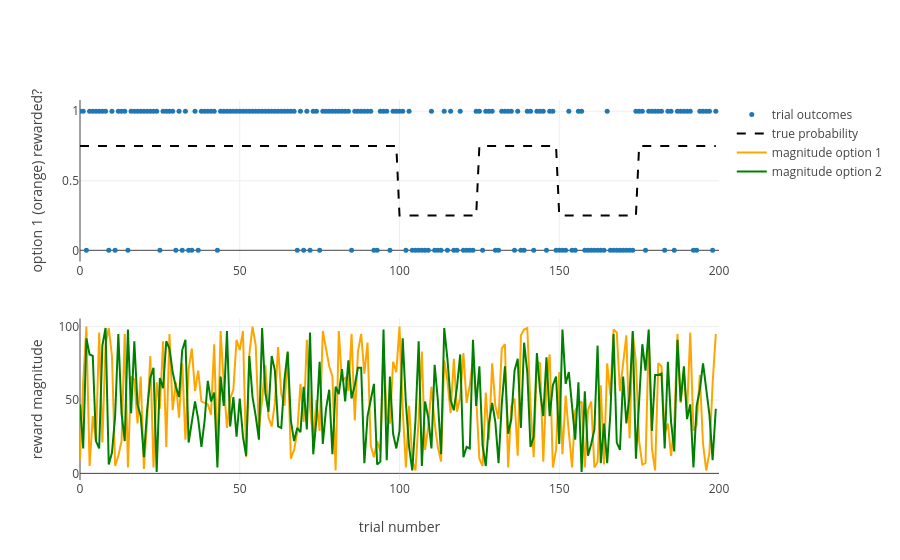

The notebook cell saved with this chart:
### Markdown cell above
## Generate and plot a schedule

### Code cell
def generate_schedule(trueProbability, rng = rng):
  '''
  Returns if option 1 (True) or option 2 (False) is rewarded on a trial, and the
  reward magnitudes on that trial.

    Parameters:
        trueProbability(float array): The probability with which option 1 is
          rewarded on each trial

    Returns:
        opt1rewarded(int array): 1 if option 1 is rewarded on a trial, 0 if
          option 2 is rewarded on a trial
        magOpt1(int array): reward points between 1 and 100 for option 1 on each
          trial
        magOpt2(int array): reward points between 1 and 100 for option 2 on each
           trial
  '''
  # We'll simulate whether opt 1 was rewarded on every trial. For each trial, we
  # generate a random number between 0 and 1. The trial is rewarded if that
  # number is smaller than trueProbability, and unrewarded otherwise.
  # The reward magnitudes are integers between 1 and 100.
  opt1Rewarded = (rng.random(len(trueProbability)) < trueProbability).astype(int)
  magOpt1 = rng.integers(1,101,len(trueProbability))
  magOpt2 = rng.integers(1,101,len(trueProbability))
  return opt1Rewarded, magOpt1, magOpt2


# true underlying reward probabilites on each trial
trueProbability = np.concatenate((np.ones(100, dtype = float)*0.75,
                                  np.ones(25,  dtype = float)*0.25,
                                  np.ones(25,  dtype = float)*0.75,
                                  np.ones(25,  dtype = float)*0.25,
                                  np.ones(25,  dtype = float)*0.75))

# generate a schedule
opt1Rewarded, magOpt1, magOpt2 = generate_schedule(trueProbability)

# plot it
plotting.plot_schedule(opt1Rewarded, trueProbability, magOpt1, magOpt2)

### Figure 1 — Plotly figure (JSON) as saved in the notebook; plotly's stock layout.template omitted (floating-point values rounded to 4 significant figures; data arrays with more than 128 entries replaced by an {"elided": "..."} marker saying what was removed)
{"data": [{"marker": {"size": 5}, "mode": "markers", "name": "trial outcomes", "type": "scatter", "x": {"elided": "200 int values"}, "y": {"elided": "200 int values"}}, {"line": {"color": "black", "dash": "dash"}, "mode": "lines", "name": "true probability", "type": "scatter", "x": {"elided": "200 int values"}, "y": {"elided": "200 float values"}}, {"line": {"color": "orange"}, "mode": "lines", "name": "magnitude option 1", "type": "scatter", "x": {"elided": "200 int values"}, "xaxis": "x2", "y": {"elided": "200 int values"}, "yaxis": "y2"}, {"line": {"color": "green"}, "mode": "lines", "name": "magnitude option 2", "type": "scatter", "x": {"elided": "200 int values"}, "xaxis": "x2", "y": {"elided": "200 int values"}, "yaxis": "y2"}], "layout": {"xaxis": {"anchor": "y", "domain": [0, 1], "range": [0, 200], "title": {"text": ""}}, "xaxis2": {"anchor": "y2", "domain": [0, 1], "range": [0, 200], "title": {"text": "trial number"}}, "yaxis": {"anchor": "x", "domain": [0.575, 1], "title": {"text": "option 1 (orange) rewarded?"}}, "yaxis2": {"anchor": "x2", "domain": [0, 0.425], "title": {"text": "reward magnitude"}}}}
